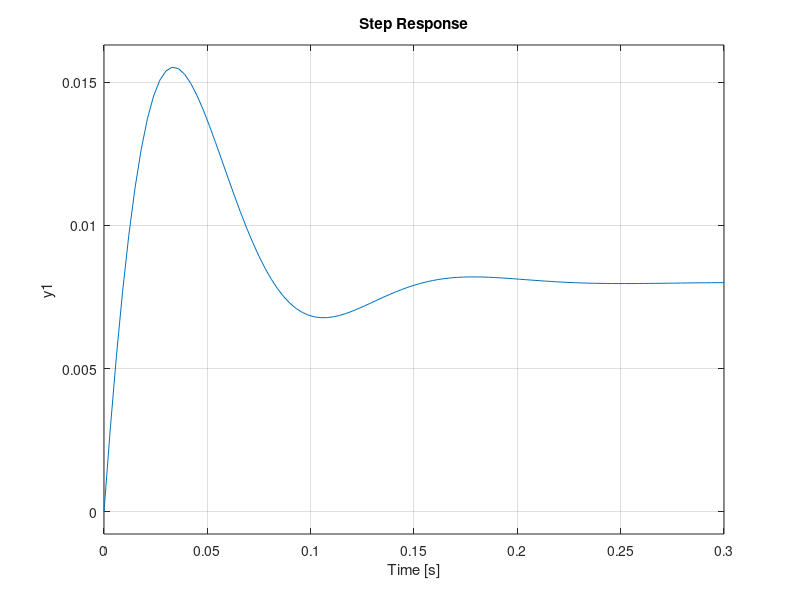

Here is the MATLAB script that generated this plot:
%%pole at R
h1=zpk([],[-4+4i -4-4i],2500);
step(h1);
%%pole at 1/R
h1=zpk([],[-0.25+0.25i -0.25-0.25i],2500);
step(h1);
%%pole at 5R
h1=zpk([],[-20+20i -20-20i],2500);
step(h1)
%%zero at R
h1=tf([0 1 4],[1 50 2500]);
step(h1)
%%zero at 1/R
h1=tf([0 1 0.25],[1 50 2500]);
step(h1)
%%Zero at 5R
h1=tf([0 1 20],[1 50 2500]);
step(h1)
